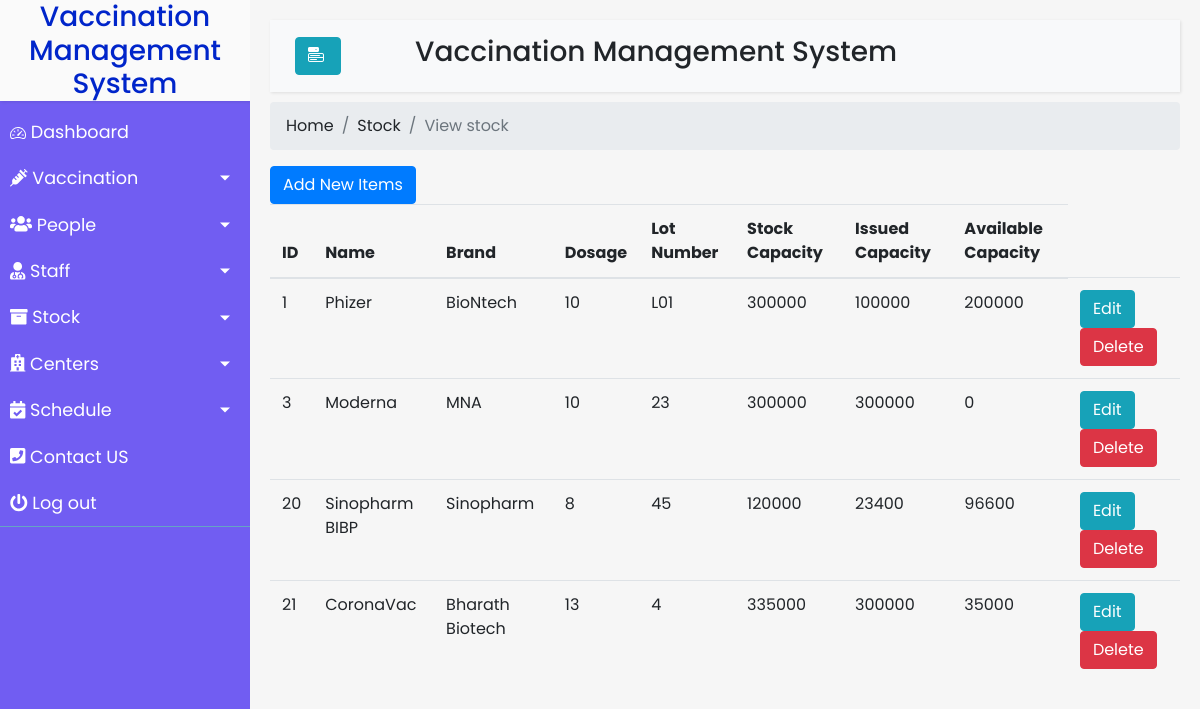
Screenshot of /Stock/viewstock.php with the database file from the repository.
### tables this page shows
CREATE TABLE `stock` (
  `stockID` int(5) NOT NULL,
  `Name` varchar(50) NOT NULL,
  `Brand` varchar(50) NOT NULL,
  `Dosage` int(10) NOT NULL,
  `LotNum` varchar(20) NOT NULL,
  `capacity` int(20) NOT NULL,
  `issCapacity` int(20) NOT NULL,
  `avaCapacity` int(20) NOT NULL
);

### Stock/viewstock.php (the view, shortened to what this page needs)
<?php
include "config.php";
     $sql="SELECT * FROM stock;";
    $result=$conn->query($sql);
?>
<!DOCTYPE html>
<html>
<head>
    <link rel="stylesheet" href="https://stackpath.bootstrapcdn.com/bootstrap/4.1.0/css/bootstrap.min.css">
    <link rel="stylesheet" href="https://cdn.jsdelivr.net/npm/bootstrap-icons@1.5.0/font/bootstrap-icons.css">
    <link rel="stylesheet" href="Homepage.css">
</head>
<body>
    <div class="wrapper">
        <?php include '../navbar.php' ?>
        <div id="content">
            <nav class="navbar navbar-expand-lg navbar-light bg-light">
                <div class="container-fluid">
                    <button type="button" id="sidebarCollapse" class="btn btn-info ">
                        <i class="bi bi-menu-button-fill"></i>
                    </button>
                    <h3 style="margin-right: 30%;">Vaccination Management System</h3>
                </div>
            </nav>
            <nav aria-label="breadcrumb">
                <ol class="breadcrumb">
                  <li class="breadcrumb-item"><a href="#">Home</a></li>
                  <li class="breadcrumb-item"><a href="stock.php">Stock</a></li>
                  <li class="breadcrumb-item active" aria-current="page">View stock</li>
                </ol>
              </nav>
              <a class="btn btn-primary" style = "float:left" href="stock.php">Add New Items</a>
              <div>
                    <table class="table">
                        <thead>
                            <tr>
                                <th>ID</th>
                                <th>Name</th>
                                <th>Brand</th>
                                <th>Dosage</th>
                                <th>Lot Number</th>
                                <th>Stock Capacity</th>
                                <th>Issued Capacity</th>
                                <th>Available Capacity</th>
                            </tr>
                            </thead>
                            <tbody>
                                <?php
                                    while($row=$result->fetch_assoc()){
                                 ?>
                                    <tr>
                                        <td><?php echo $row['stockID']; ?></td>
                                        <td><?php echo $row['Name']; ?></td>
                                        <td><?php echo $row['Brand'] ?></td>
                                        <td><?php echo $row['Dosage'] ?></td>
                                        <td><?php echo $row['LotNum'] ?></td>
                                        <td><?php echo $row['capacity'] ?></td>
                                        <td><?php echo $row['issCapacity'] ?></td>
                                        <td><?php echo $row['avaCapacity'] ?></td>
                                        <td>
                                                <a class="btn btn-info" href="updatestock.php ?id=<?php echo $row['stockID']; ?>"  >Edit</a>&nbsp;&nbsp;
                                                <a class="btn btn-danger" href="deletestock.php ?id=<?php echo $row['stockID']; ?>">Delete</a>
                                        </td>
                                    </tr>
                                <?php
                                        }
                                ?>
                            </tbody>
                    </table>
        </div>
    </div>
</body>
</html>

### navbar.php (shortened to what this page needs)
<link rel="stylesheet" type="text/css" href="css/Homepage.css">
<nav id="sidebar">
            <div class="sidebar-header">
                <h3>Vaccination Management System</h3>
            </div>
            <ul class="list-unstyled components">
                <li >
                    <a href="/webPro/dashboard.php">
                        Dashboard
                    </a>
                </li>
                <li>
                    <a href="#pageSubmenu" data-toggle="collapse" aria-expanded="false" class="dropdown-toggle">
                    <i class="fas fa-syringe"></i>
                        Vaccination
                    </a>
                </li>
                <li>
                    <a href="#pageSubmenu1" data-toggle="collapse" aria-expanded="false" class="dropdown-toggle">
                        <i class="fas fa-users"></i>
                        People
                    </a>
                </li>
                <li>
                    <a href="#pageSubmenu2" data-toggle="collapse" aria-expanded="false" class="dropdown-toggle">
                        <i class="fas fa-user-md"></i>
                        Staff
                    </a>
                </li>
                <li>
                    <a href="#pageSubmenu3" data-toggle="collapse" aria-expanded="false" class="dropdown-toggle">
                        <i class="fas fa-archive"></i>
                        Stock
                    </a>
                </li>
                <li>
                    <a href="#pageSubmenu4" data-toggle="collapse" aria-expanded="false" class="dropdown-toggle">
                        <i class="fas fa-hospital"></i>
                        Centers
                    </a>
                </li>
                <li>
                    <li>
                    <a href="#pageSubmenu5" data-toggle="collapse" aria-expanded="false" class="dropdown-toggle">
                        <i class="fas fa-calendar-check"></i>
                        Schedule
                    </a>
                </li>
                <li>
                    <a href="#">
                        <i class="fas fa-phone-square"></i>
                        Contact US
                    </a>
                </li>
                <li>
                    <a href="/webPro/index1.html">
                        <i class="fas fa-power-off"></i>
                        Log out
                    </a>
                </li>
            </ul>
        </nav>

### Stock/Homepage.css (style rules this page uses)
body { font-family: 'Poppins', sans-serif; background: #fafafa; }
a, a:hover, a:focus { color: inherit; text-decoration: none; transition: all 0.3s; }
.navbar { padding: 15px 10px; background: #fff; border: none; border-radius: 0; margin-bottom: 10px; box-shadow: 1px 1px 3px rgba(0, 0, 0, 0.1); }
i, span { display: inline-block; }
.wrapper { display: flex; align-items: stretch; }
#sidebar { min-width: 250px; max-width: 250px; background: #715DF2; color: #fff; transition: all 0.3s; }
#sidebar ul li a { text-align: left; }
#sidebar .sidebar-header { background: #fafafa; color: #0025ca; border-right: rgb(5, 5, 5); border-bottom: #1e25ff; text-align: center; box-shadow: 1px 1px 3px rgb(0 0 0 / 10%); }
#sidebar ul.components { border-bottom: 1px solid #65a4c4; }
#sidebar ul li a { padding: 10px; font-size: 1.1em; display: block; }
a[data-toggle="collapse"] { position: relative; }
.dropdown-toggle::after { display: block; position: absolute; top: 50%; right: 20px; transform: translateY(-50%); }
#content { width: 100%; padding: 20px; min-height: 100vh; transition: all 0.3s; background-color: #f6f6f6; }

### css/Homepage.css (style rules this page uses)
body { font-family: 'Poppins', sans-serif; background: #fafafa; }
a, a:hover, a:focus { color: inherit; text-decoration: none; transition: all 0.3s; }
.navbar { padding: 15px 10px; background: #fff; border: none; border-radius: 0; margin-bottom: 10px; box-shadow: 1px 1px 3px rgba(0, 0, 0, 0.1); }
i, span { display: inline-block; }
.wrapper { display: flex; align-items: stretch; }
#sidebar { min-width: 250px; max-width: 250px; background: #715DF2; color: #fff; transition: all 0.3s; }
#sidebar ul li a { text-align: left; }
#sidebar .sidebar-header { background: #fafafa; color: #0025ca; border-right: rgb(5, 5, 5); border-bottom: #1e25ff; text-align: center; box-shadow: 1px 1px 3px rgb(0 0 0 / 10%); }
#sidebar ul.components { border-bottom: 1px solid #65a4c4; }
#sidebar ul li a { padding: 10px; font-size: 1.1em; display: block; }
a[data-toggle="collapse"] { position: relative; }
.dropdown-toggle::after { display: block; position: absolute; top: 50%; right: 20px; transform: translateY(-50%); }
#content { width: 100%; padding: 20px; min-height: 100vh; transition: all 0.3s; background-color: #f6f6f6; }

### rows the page displays
stock: stockID "1", Name "Phizer", Brand "BioNtech", Dosage "10", LotNum "L01", capacity "300000", issCapacity "100000", avaCapacity "200000"
stock: stockID "3", Name "Moderna", Brand "MNA", Dosage "10", LotNum "23", capacity "300000", issCapacity "300000", avaCapacity "0"
stock: stockID "20", Name "Sinopharm BIBP", Brand "Sinopharm", Dosage "8", LotNum "45", capacity "120000", issCapacity "23400", avaCapacity "96600"
stock: stockID "21", Name "CoronaVac", Brand "Bharath Biotech", Dosage "13", LotNum "4", capacity "335000", issCapacity "300000", avaCapacity "35000"
